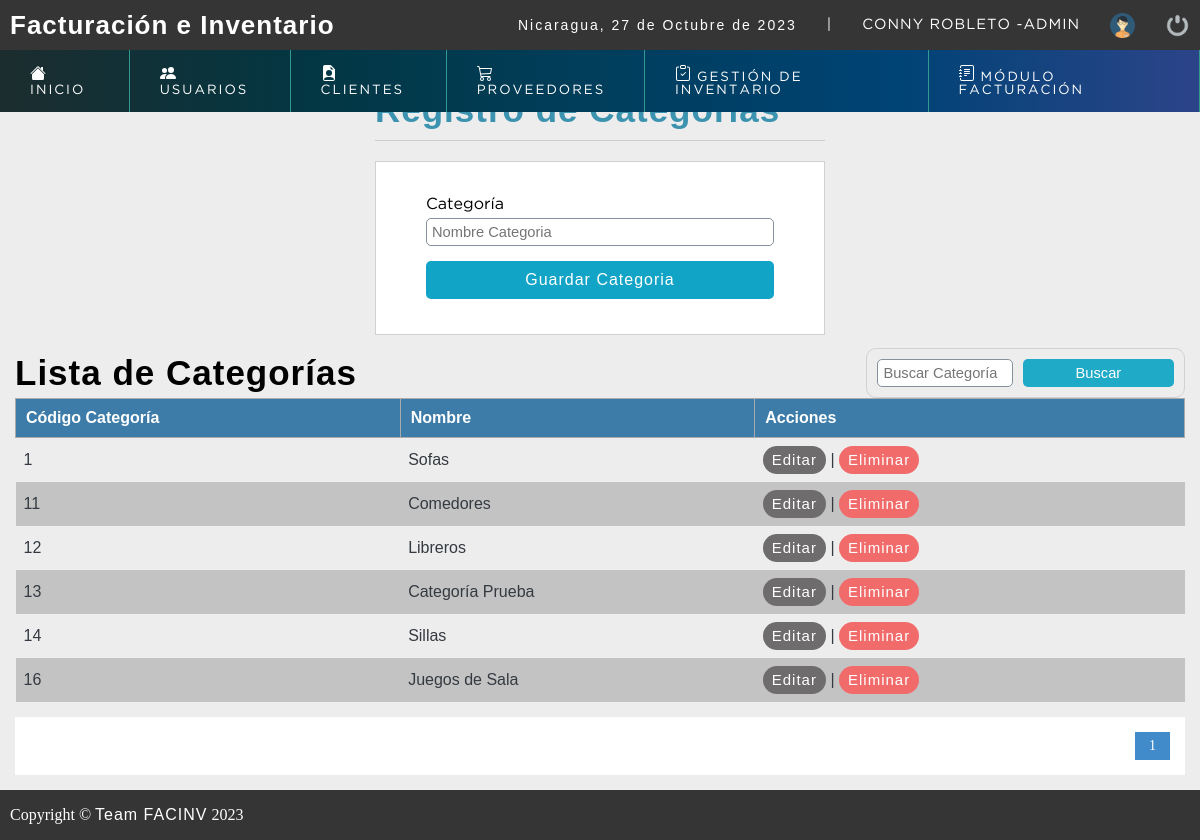
/sistema/categoria.php (signed in), run on the app's committed database.
### tables this page shows
CREATE TABLE `categoria` (
  `cod_categoria` int(11) NOT NULL,
  `nombre` varchar(150) NOT NULL
);

### sistema/categoria.php (the view, shortened to what this page needs)
<?php
	include "../conexion.php";
 ?>
<!DOCTYPE html>
<html lang="en">
<head>
	<?php include "includes/scripts.php"; ?>
</head>
<body>
	<?php include "includes/header.php"; ?>
	<section id="container">
		<div class="form_register">
			<h1>Registro de Categorías</h1>
			<hr>
			<form action="" method="post">
				<label for="categoria">Categoría</label>
				<input type="text" name="nombre" id="nombre" placeholder="Nombre Categoria">
				<input type="submit" value="Guardar Categoria" class="btn_save">
			</form>
		</div>
		<div>
		<form action="buscarcategoria.php" method="get" class="form_search">
			<input type="text" name="busqueda" id="busqueda" placeholder="Buscar Categoría">
			<input type="submit" value="Buscar" class="btn_search">
		</form>
		</div>
		<br>
        <h1>Lista de Categorías</h1>
		<table>
			<tr>
				<th>Código Categoría</th>
				<th>Nombre</th>
				<th>Acciones</th>
			</tr>
		<?php
			$sql_registe = mysqli_query($conection,"SELECT COUNT(*) as total_registro FROM categoria");
			$result_register = mysqli_fetch_array($sql_registe);
			$total_registro = $result_register['total_registro'];
			$por_pagina = 10;
			if(empty($_GET['pagina']))
			{
				$pagina = 1;
			}else{
				$pagina = $_GET['pagina'];
			}
			$desde = ($pagina-1) * $por_pagina;
			$total_paginas = ceil($total_registro / $por_pagina);
			$query = mysqli_query($conection,"SELECT * FROM categoria  ORDER BY cod_categoria ASC LIMIT $desde,$por_pagina
				");
			$result = mysqli_num_rows($query);
			if($result > 0){
				while ($data = mysqli_fetch_array($query)) {
			?>
				<tr>
					<td><?php echo $data["cod_categoria"]; ?></td>
					<td><?php echo $data["nombre"]; ?></td>
					<td>
						<a class="link_edit" href="editar_categoria.php?id=<?php echo $data["cod_categoria"]; ?>">Editar</a>
						|
						<a class="link_delete" href="eliminar_confirmar_categoria.php?id=<?php echo $data["cod_categoria"]; ?>">Eliminar</a>
					</td>
				</tr>
		<?php
				}
			}
		 ?>
		</table>
		<div class="paginador">
			<ul>
			<?php
				for ($i=1; $i <= $total_paginas; $i++) {
					if($i == $pagina)
					{
						echo '<li class="pageSelected">'.$i.'</li>';
					}else{
						echo '<li><a href="?pagina='.$i.'">'.$i.'</a></li>';
					}
				}
			 ?>
			</ul>
		</div>
	</section>
	<?php include "includes/footer.php"; ?>
</body>
</html>

### sistema/css/style.css (style rules this page uses)
* { margin: 0; padding: 0; box-sizing: border-box; }
body { background: #ededed; }
h1, h2, h3, h4, h5, h6 { font-family: 'arial'; font-weight: bold; letter-spacing: 1px; }
h1 { font-size: 26px; }
a { text-decoration: none; font-family: arial; letter-spacing: 1px; }
#container { padding: 90px 15px 15px; }
.form_register { width: 450px; margin: auto; }
.form_register h1 { color: #3c93b0; }
hr { border: 0; background: #CCC; height: 1px; margin: 10px 0; display: block; }
form { background: #FFF; margin: auto; padding: 20px 50px; border: 1px solid #d1d1d1; }
label { display: block; font-size: 12pt; font-family: 'GothamBook'; margin: 15px auto 5px auto; }
input,select { display: block; width: 100%; font-size: 11pt; padding: 5px; border: 1px solid #85929e; border-radius: 5px; }
.btn_save { font-size: 12pt; background: #12a4c6; padding: 10px; color: #FFF; letter-spacing: 1px; border: 0; cursor: pointer; margin: 15px auto; }
#container h1 { font-size: 35px; display : inline-block; }
table { color: #343a40; border-collapse: collapse; font-size: 12pt; font-family: 'arial'; width: 100%; overflow: hidden; }
table th { text-align: left; padding: 10px; background: #3d7ba8; color:#fff; border: 1px solid #AAAAAA; overflow: hidden; }
table tr:nth-child(odd) { background: rgba(0, 0, 0, 0.178); }
table td { padding: 8px; margin: 15px; }
.link_edit { display: inline-block; padding: 7px 9px; border-radius: 100px; background: rgb(110, 108, 108); color: #fff; font-weight: 60; font-size: 15px; line-height: 14px; }
.link_delete { display: inline-block; padding: 7px 9px; border-radius: 100px; background: #f26b6b;; color: #fff; font-weight: 60; font-size: 15px; line-height: 14px; }
.paginador ul { padding: 15px; list-style: none; background: #FFF; margin-top: 15px; display: -webkit-flex; display: -moz-flex; display: -ms-flex; display: -o-flex; display: flex; justify-content: flex-end; }
.paginador a, .pageSelected { color: #428bca; border: 1px solid #ddd; padding: 5px; display: inline-block; font-size: 14px; text-align: center; width: 35px; }
.pageSelected { color: #FFF; background: #428bca; border: 1px solid #428bca; }
.form_search { margin-top: 13px; display: -webkit-flex; display: -moz-flex; display: -ms-flex; display: -o-flex; display: flex; float: right; background: initial; padding: 10px; border-radius: 10px; }
.form_search .btn_search { background: #1faac8; color: #FFF; padding: 0 20px; border: 0; cursor: pointer; margin-left: 10px; }

### data on the page
categoria: cod_categoria "1", nombre "Sofas"
categoria: cod_categoria "11", nombre "Comedores"
categoria: cod_categoria "12", nombre "Libreros"
categoria: cod_categoria "13", nombre "Categoría Prueba"
categoria: cod_categoria "14", nombre "Sillas"
categoria: cod_categoria "16", nombre "Juegos de Sala"

### other printed values
fechaC() "27 de Octubre de 2023"
$_SESSION['nombre'] "CONNY ROBLETO"
$_SESSION['user'] "ADMIN"
